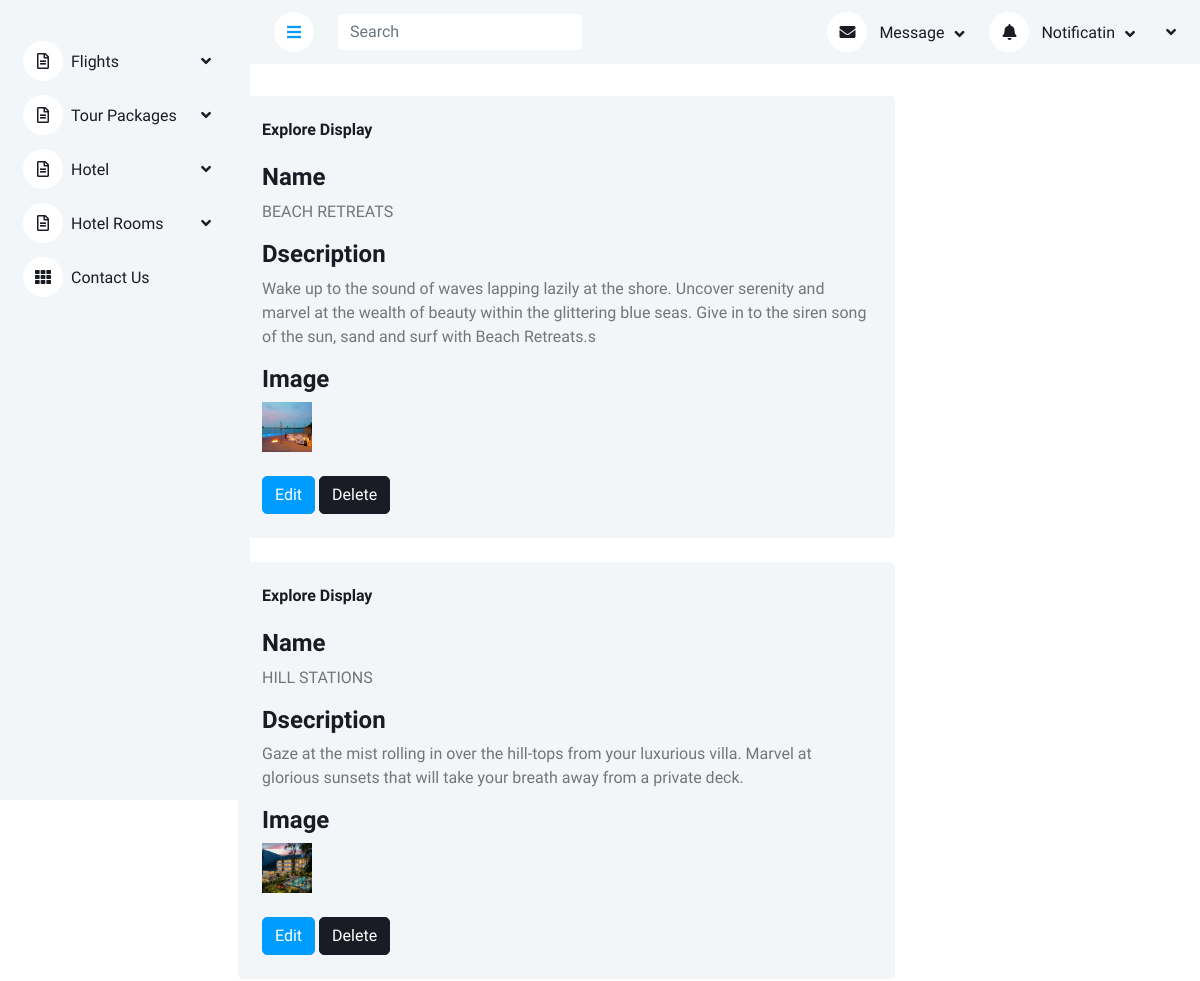
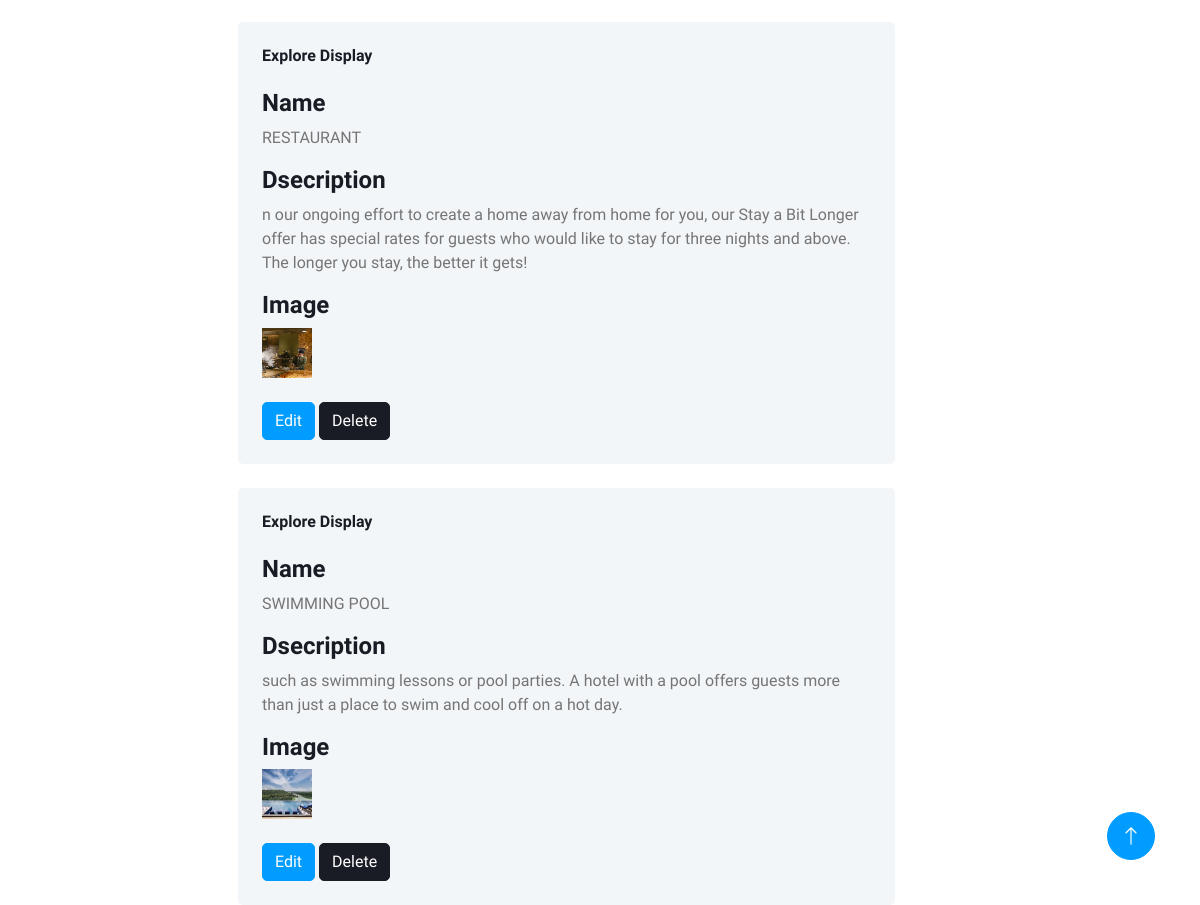
/Backend/expolre_display/, run on the app's committed database (2 pictures, top to bottom).
### Backend/models.py (models this page shows)
class hotelexploredb(models.Model):
    explorename = models.CharField(max_length=100,null=True,blank=True)
    exploredescription = models.CharField(max_length=100,null=True,blank=True)
    image = models.ImageField(upload_to="explore_image", null=True, blank=True)

### Backend/views.py (the view)
# urls.py: path('expolre_display/',views.expolre_display,name="expolre_display"),
def expolre_display(request):
    explore = hotelexploredb.objects.all()
    return render(request,"Explore_Display.html",{'explore':explore})

### Backend/templates/Explore_Display.html (shortened to what this page needs)
<!DOCTYPE html>
{% extends 'Index.html' %}
{% block content %}
<html lang="en">
<head>
</head>
<body>
<br>
<div class="col-8">
    <div class="row g-4">
        {% for x in explore %}
        <div class="bg-light rounded h-100 p-4">
            <h6 class="mb-4">Explore Display</h6>
            <form>
                <h4>
                    Name
                </h4>
                <p>{{x.explorename}}</p>
                <h4>
                    Dsecription
                </h4>
                <p> {{x.exploredescription}}</p>
                <h4>
                    Image
                </h4>
                <img src="{{x.image.url}}" height="50px" width="50px">
                <br> <br>
                 <a href="{% url 'explore_edit' exp_id=x.id %}" class="btn btn-primary">Edit</a>
               <a href="{% url 'explore_delete' exp_id=x.id %}" class="btn btn-dark">Delete</a>
            </form>
        </div>
        {% endfor %}
    </div>
</div>
</body>
</html>
{% endblock %}

### Backend/static/css/style.css (style rules this page uses)
:root { --primary: #009CFF; --light: #F3F6F9; --dark: #191C24; }
.btn { transition: .5s; }
.btn.btn-primary { color: #FFFFFF; }

### data on the page
hotelexploredb: explorename "BEACH RETREATS", exploredescription "Wake up to the sound of waves lapping lazily at the shore. Uncover serenity and marvel at the wealth of beauty within the glittering blue seas. Give in to the siren song of the sun, sand and surf with Beach Retreats.s", image (picture)
hotelexploredb: explorename "HILL STATIONS", exploredescription "Gaze at the mist rolling in over the hill-tops from your luxurious villa. Marvel at glorious sunsets that will take your breath away from a private deck.", image (picture)
hotelexploredb: explorename "RESTAURANT", exploredescription "n our ongoing effort to create a home away from home for you, our Stay a Bit Longer offer has special rates for guests who would like to stay for three nights and above. The longer you stay, the better it gets!", image (picture)
hotelexploredb: explorename "SWIMMING POOL", exploredescription "such as swimming lessons or pool parties. A hotel with a pool offers guests more than just a place to swim and cool off on a hot day.", image (picture)
